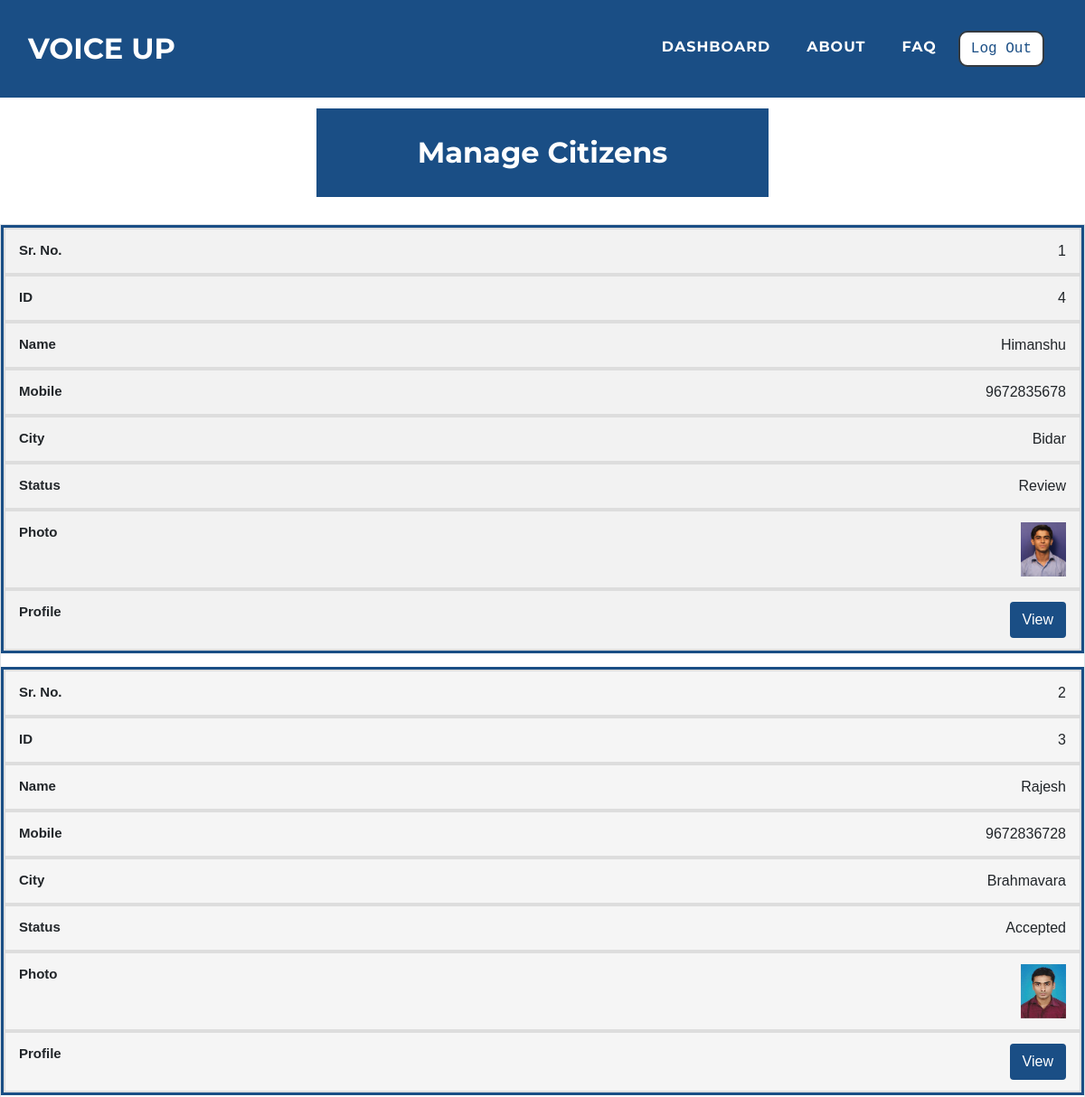
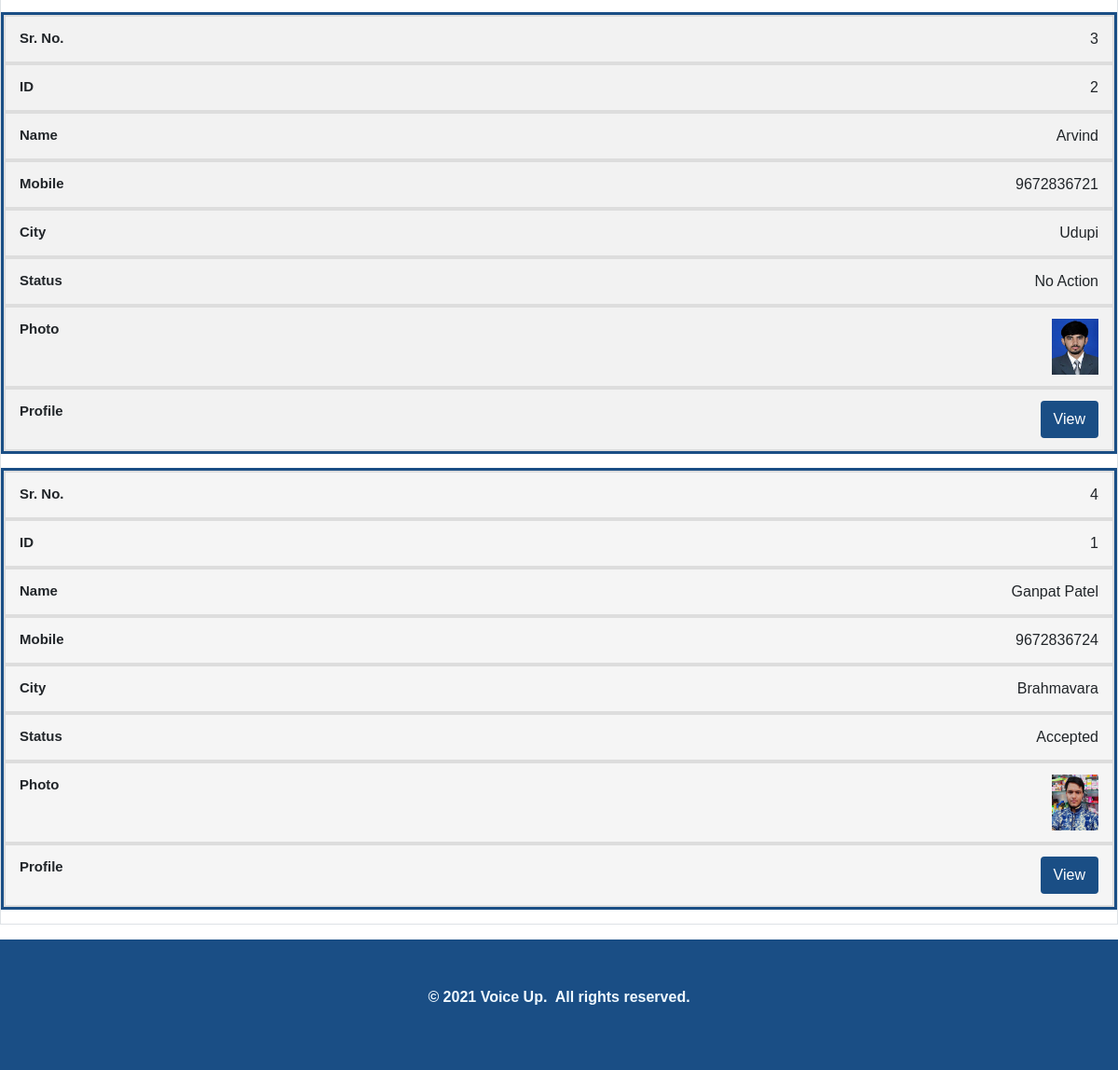
The page /admin/managecitizens.php (signed in) on the database its author committed (2 pictures, top to bottom).
### tables this page shows
CREATE TABLE `user` (
  `u_id` int(11) NOT NULL,
  `u_mobile` varchar(100) NOT NULL,
  `u_name` varchar(100) NOT NULL,
  `u_gender` varchar(100) NOT NULL,
  `u_age` varchar(100) NOT NULL,
  `u_street` varchar(500) NOT NULL,
  `u_city` varchar(100) NOT NULL,
  `u_state` varchar(100) NOT NULL,
  `u_pincode` varchar(100) NOT NULL,
  `u_aadhar` varchar(100) NOT NULL,
  `u_aadharpdf` varchar(500) NOT NULL,
  `u_photo` varchar(500) NOT NULL,
  `u_password` varchar(100) NOT NULL,
  `u_approve` varchar(100) NOT NULL
);

### admin/managecitizens.php (the view, shortened to what this page needs)
<!DOCTYPE html>
<html>
<head>
    <link rel="stylesheet" href="../assets/bootstrap/css/bootstrap.min.css">
    <link rel="stylesheet" href="../assets/fonts/font-awesome.min.css">
    <link rel="stylesheet" href="../assets/fonts/ionicons.min.css">
    <link rel="stylesheet" href="../assets/css/Article-List.css">
    <link rel="stylesheet" href="../assets/css/Features-Boxed.css">
    <link rel="stylesheet" href="../assets/css/Footer-Dark.css">
    <link rel="stylesheet" href="../assets/css/Highlight-Blue.css">
    <link rel="stylesheet" href="https://cdnjs.cloudflare.com/ajax/libs/animate.css/3.5.2/animate.min.css">
    <link rel="stylesheet" href="https://cdnjs.cloudflare.com/ajax/libs/aos/2.2.0/aos.css">
    <link rel="stylesheet" href="../assets/css/Login-Form-Clean.css">
    <link rel="stylesheet" href="../assets/css/table-style.css" />
</head>
<body id="page-top">
    <nav class="navbar navbar-light navbar-expand-lg fixed-top" id="mainNav" style="background: #1A4E85;">
        <div class="container-fluid">
            <a class="navbar-brand js-scroll-trigger" data-bs-hover-animate="pulse" href="../index.php" style="font-family: Montserrat, sans-serif;">VOICE UP</a>
            <div class="collapse navbar-collapse" id="navbarResponsive">
                <ul class="nav navbar-nav ml-auto">
                    <li class="nav-item mx-0 mx-lg-1"><a class="nav-link py-3 px-0 px-lg-3 rounded js-scroll-trigger" data-bs-hover-animate="pulse" href="index.php" style="filter: contrast(100%) grayscale(0%) hue-rotate(0deg) invert(0%) sepia(0%);">DASHBOARD</a></li>
                    <li class="nav-item mx-0 mx-lg-1"><a class="nav-link py-3 px-0 px-lg-3 rounded js-scroll-trigger" data-bs-hover-animate="pulse" href="../about.php">ABOUT</a></li>
                    <li class="nav-item mx-0 mx-lg-1"><a class="nav-link py-3 px-0 px-lg-3 rounded js-scroll-trigger" data-bs-hover-animate="pulse" href="../faq.php">FAQ</a></li>
                    <li class="nav-item mx-0 mx-lg-1"><a href="../admin/logout-script.php"><button class="btn btn-dark text-monospace" data-bs-hover-animate="pulse" type="button" style="margin: 10px;background: rgb(255,255,255);color: #1A4E85;margin-left: 0;border-radius: 10px;">Log Out</button></a></li>
                </ul>
            </div>
        </div>
    </nav>
    <div class="features-boxed">
        <div class="container-fluid" style="background: #ffffff;">
            <div class="intro" style="background: #1A4E85;margin-top: 120px;margin-bottom: 30px;">
                <h2 class="text-center" data-aos="fade" style="color: rgb(255,255,255);padding: 30px;margin-bottom: 0px;">Manage Citizens</h2>
            </div>
        </div>
    </div>
    <table id="tabledata" class=" table table-striped table-hover table-bordered">
        <?php
         $con = mysqli_connect("localhost", "root", "", "voiceup");
        $q = "select u_id, u_name, u_mobile, u_city, u_approve, u_photo from user ORDER BY u_id DESC";
        $query = mysqli_query($con, $q);
        $c = 1;
        while ($res = mysqli_fetch_array($query)) {
        ?>
            <tr class="text-center">
                <td data-label="Sr. No."> <?php echo $c;
                                            $c += 1 ?> </td>
                <td data-label="ID"> <?php echo $res['u_id']; ?> </td>
                <td data-label="Name"> <?php echo $res['u_name'];  ?> </td>
                <td data-label="Mobile"> <?php echo $res['u_mobile'];  ?> </td>
                <td data-label="City"> <?php echo $res['u_city'];  ?> </td>
                <td data-label="Status"> <?php if ($res['u_approve'] == "1") {
                                                echo "No Action";
                                            } else if ($res['u_approve'] == "2") {
                                                echo " Accepted";
                                            } else if ($res['u_approve'] == "3") {
                                                echo "Review";
                                            } else if ($res['u_approve'] == "4") {
                                                echo "Rejected";
                                            } else if ($res['u_approve'] == "5") {
                                                echo "Resubmitted";
                                            }  ?> </td>
                <td data-label="Photo"> <img src="../user/<?php echo $res['u_photo'];  ?>" width="50" height="60"> </td>
                <td data-label="Profile"> <button class="btn" style="background-color:#1A4E85;"> <a href="citizensprofile.php?u_mobile=<?php echo $res['u_mobile']; ?>" class="text-white"> View </a> </button> </td>
            </tr>
        <?php
        }
        ?>
    </table>
    <div class="footer-dark" style="background: #1A4E85;">
        <footer>
            <div class="container-fluid">
                <p style="text-align: center;"><strong>© 2021 Voice Up.&nbsp; All rights reserved.</strong><br></p>
            </div>
        </footer>
    </div>
</body>
</html>

### assets/css/Features-Boxed.css (style rules this page uses)
.features-boxed { color: #313437; background-color: #eef4f7; }
.features-boxed h2 { font-weight: bold; margin-bottom: 40px; padding-top: 40px; color: inherit; }
.features-boxed .intro { font-size: 16px; max-width: 500px; margin: 0 auto; }

### assets/css/Footer-Dark.css (style rules this page uses)
.footer-dark { padding: 50px 0; bottom: 0; color: #f0f9ff; background-color: #1A4E85; }

### assets/css/table-style.css (style rules this page uses)
body { margin:0; font-family: sans-serif; }
* { box-sizing: border-box; }
.table { width: 100%; border-collapse: collapse; }
.table td,.table th { padding:12px 15px; border:2px solid #ddd; text-align: center; font-size:16px; }
.table tbody tr:nth-child(even) { background-color: #f5f5f5; }
@media (max-width: 1410px) { .table, .table tbody, .table tr, .table td { display: block; width: 100%; } }
@media (max-width: 1410px) { table tr { margin-bottom: 15px; border: 3px solid #1A4E85; } }
@media (max-width: 1410px) { .table td { text-align: right; padding-left: 50%; text-align: right; position: relative; } }
@media (max-width: 1410px) { .table td::before { content: attr(data-label); position: absolute; left:0; width: 50%; padding-left:15px; font-size:15px; font-weight: bold; text-align: left; } }

### rows shown on the page
user: u_id "4", u_name "Himanshu", u_mobile "9672835678", u_city "Bidar", u_approve "Review", u_photo (picture)
user: u_id "3", u_name "Rajesh", u_mobile "9672836728", u_city "Brahmavara", u_approve "Accepted", u_photo (picture)
user: u_id "2", u_name "Arvind", u_mobile "9672836721", u_city "Udupi", u_approve "No Action", u_photo (picture)
user: u_id "1", u_name "Ganpat Patel", u_mobile "9672836724", u_city "Brahmavara", u_approve "Accepted", u_photo (picture)
